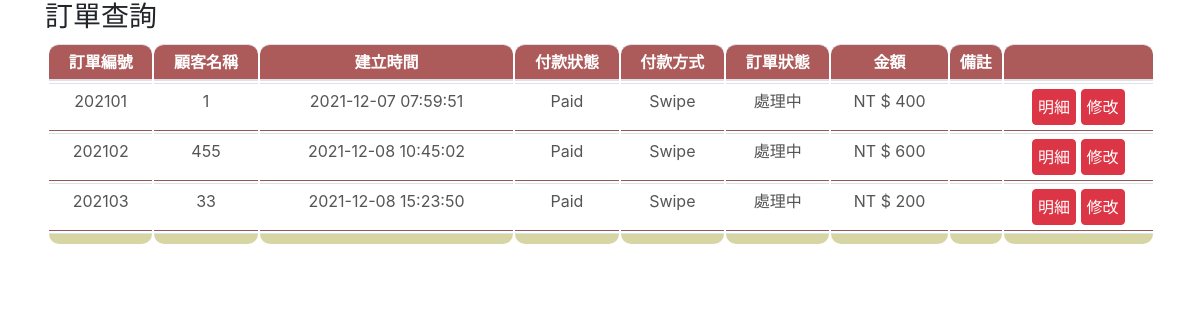
/pages/order/order.php, run on the app's committed database.
### tables this page shows
CREATE TABLE `order_tracking` (
  `id` int(6) NOT NULL,
  `order_num` int(6) NOT NULL,
  `user_id` varchar(20) NOT NULL,
  `date` datetime NOT NULL,
  `payment_status` varchar(10) NOT NULL,
  `payment_method` varchar(10) NOT NULL,
  `order_status` varchar(20) NOT NULL,
  `sum` varchar(10) NOT NULL,
  `remark` varchar(10) NOT NULL,
  `record` text NOT NULL
);

### pages/order/order.php (the view, shortened to what this page needs)
<?php
require_once "../../components/pdo-connect.php";
$sqlorder = "SELECT * FROM order_tracking";
$stmt = $db_host->prepare($sqlorder);
try {
    $stmt->execute();
    $rowsOrder = $stmt->fetchAll(PDO::FETCH_ASSOC);
} catch (PDOException $e) {
    echo $e->getMessage();
}
?>
<!doctype html>
<html lang="en">
<head>
    <link rel="stylesheet" href="https://stackpath.bootstrapcdn.com/bootstrap/4.3.1/css/bootstrap.min.css">
</head>
<body>
    <div class="container">
        <div class="row align-items-center">
            <div class="col">
                <h3>訂單查詢</h3>
            </div>
        </div>
        <table class="table">
            <thead>
                <tr>
                    <th>訂單編號</th>
                    <th>顧客名稱</th>
                    <th>建立時間</th>
                    <th>付款狀態</th>
                    <th>付款方式</th>
                    <th>訂單狀態</th>
                    <th>金額</th>
                    <th>備註</th>
                    <th></th>
                </tr>
            </thead>
            <?php
            foreach ($rowsOrder as $value) :
            ?>
                <tbody>
                    <tr>
                        <td><?= $value["order_num"] ?></td>
                        <td><?=
                            $value["user_id"] ?></td>
                        <td><?= $value["date"] ?></td>
                        <td><?= $value["payment_status"] ?></td>
                        <td><?= $value["payment_method"] ?></td>
                        <td>處理中</td>
                        <td>NT &#36 <?= $value["sum"] ?></td>
                        <td></td>
                        <td>
                            <div class="btn-group" role="group" aria-label="Basic mixed styles example">
                                <a href="./order-details.php?id=<?= $value["id"] ?>" class="btn btn-danger">明細</a>
                            </div>
                            <div class="btn-group" role="group" aria-label="Basic mixed styles example">
                                <a href="./detail-edit.php?id=<?= $value["id"] ?>" class="btn btn-danger">修改</a>
                            </div>
                        </td>
                    </tr>
                <?php endforeach; ?>
                </tbody>
                <tfoot>
                    <tr>
                        <td></td>
                        <td></td>
                        <td></td>
                        <td></td>
                        <td></td>
                        <td></td>
                        <td></td>
                        <td></td>
                        <td></td>
                    </tr>
                </tfoot>
        </table>
    </div>
</body>
</html>

### pages/order/order.php (style rules this page uses)
body { background: #fff; }
a:link { text-decoration: none; }
.btn { position: relative; display: block; padding: 5px; text-align: center; border-radius: 4px; cursor: pointer; color: #fff; }
.table { width: 100%; border-collapse: separate; ; }
.table thead th { padding: 5px 0px; color: #fff; background-color: #AD5A5A; text-align: center; border-top-left-radius: 10px; border-top-right-radius: 10px; }
.table tbody td { padding: 5px 0px; color: #555; text-align: center; background-color: #fff; border-bottom: 1px solid #915957; }
.table tfoot td { padding: 5px 0px; text-align: center; background-color: #d6d6a5; border-bottom-left-radius: 10px; border-bottom-right-radius: 10px; }

### data on the page
order_tracking: order_num "202101", user "1", date "2021-12-07 07:59:51", payment_status "Paid", payment_method "Swipe", sum "400"
order_tracking: order_num "202102", user "455", date "2021-12-08 10:45:02", payment_status "Paid", payment_method "Swipe", sum "600"
order_tracking: order_num "202103", user "33", date "2021-12-08 15:23:50", payment_status "Paid", payment_method "Swipe", sum "200"
